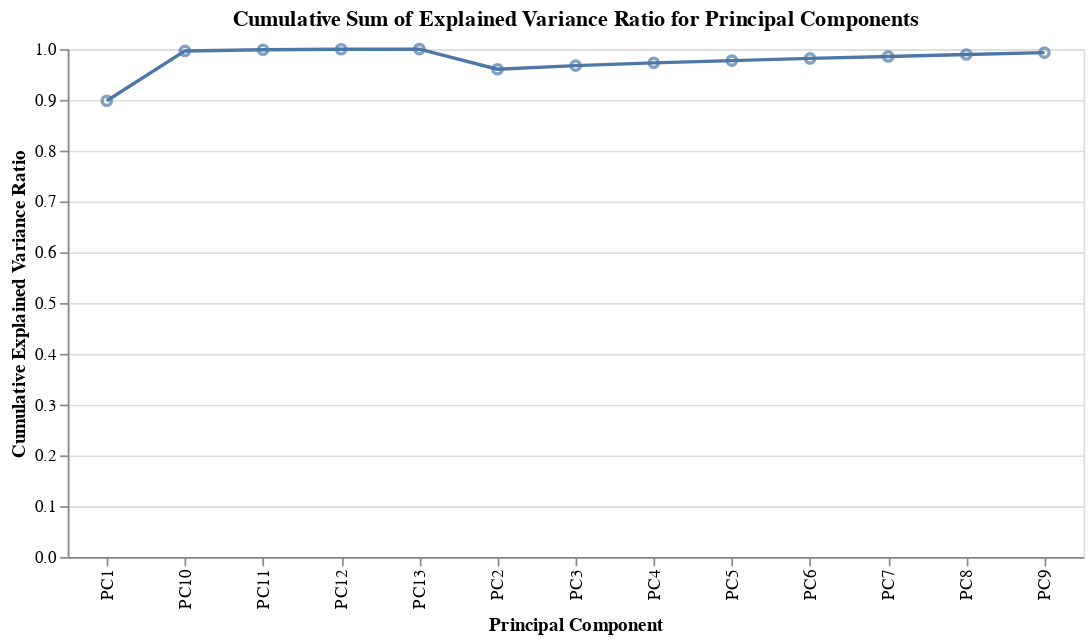

Write notebook code for a chart like this one.
### Code cell
# Create the cumulative variance chart

import altair as alt
cumulative_variance_chart = alt.Chart(pc_df).mark_line().transform_window(
    cum_var='sum(exp_variance)'
).encode(
    x=alt.X('pc:N', title='Principal Component'),
    y=alt.Y('cum_var:Q', title='Cumulative Explained Variance Ratio'),
    tooltip=['pc:N', 'cum_var:Q']
).properties(
    title='Cumulative Sum of Explained Variance Ratio for Principal Components',
    width=600
) + alt.Chart(pc_df).mark_point().transform_window(
    cum_var='sum(exp_variance)'
).encode(
    x=alt.X('pc:N'),
    y=alt.Y('cum_var:Q'),
    tooltip=['pc:N', 'cum_var:Q']
)

cumulative_variance_chart

### Figure 1 — Vega-Lite specification as saved in the notebook (floating-point values rounded to 4 significant figures)
{"config": {"view": {"continuousWidth": 400, "continuousHeight": 300}}, "layer": [{"mark": "line", "encoding": {"tooltip": [{"field": "pc", "type": "nominal"}, {"field": "cum_var", "type": "quantitative"}], "x": {"field": "pc", "title": "Principal Component", "type": "nominal"}, "y": {"field": "cum_var", "title": "Cumulative Explained Variance Ratio", "type": "quantitative"}}, "title": "Cumulative Sum of Explained Variance Ratio for Principal Components", "transform": [{"window": [{"op": "sum", "field": "exp_variance", "as": "cum_var"}]}], "width": 600}, {"mark": "point", "encoding": {"tooltip": [{"field": "pc", "type": "nominal"}, {"field": "cum_var", "type": "quantitative"}], "x": {"field": "pc", "type": "nominal"}, "y": {"field": "cum_var", "type": "quantitative"}}, "transform": [{"window": [{"op": "sum", "field": "exp_variance", "as": "cum_var"}]}]}], "data": {"name": "data-1b4587305e6a971cd3fa75977dff3436"}, "$schema": "https://vega.github.io/schema/vega-lite/v4.17.0.json", "datasets": {"data-1b4587305e6a971cd3fa75977dff3436": [{"pc": "PC1", "exp_variance": 0.8983}, {"pc": "PC2", "exp_variance": 0.06201}, {"pc": "PC3", "exp_variance": 0.007116}, {"pc": "PC4", "exp_variance": 0.005513}, {"pc": "PC5", "exp_variance": 0.004431}, {"pc": "PC6", "exp_variance": 0.004233}, {"pc": "PC7", "exp_variance": 0.003927}, {"pc": "PC8", "exp_variance": 0.003857}, {"pc": "PC9", "exp_variance": 0.003615}, {"pc": "PC10", "exp_variance": 0.003354}, {"pc": "PC11", "exp_variance": 0.002298}, {"pc": "PC12", "exp_variance": 0.0009755}, {"pc": "PC13", "exp_variance": 0.0003493}]}}
